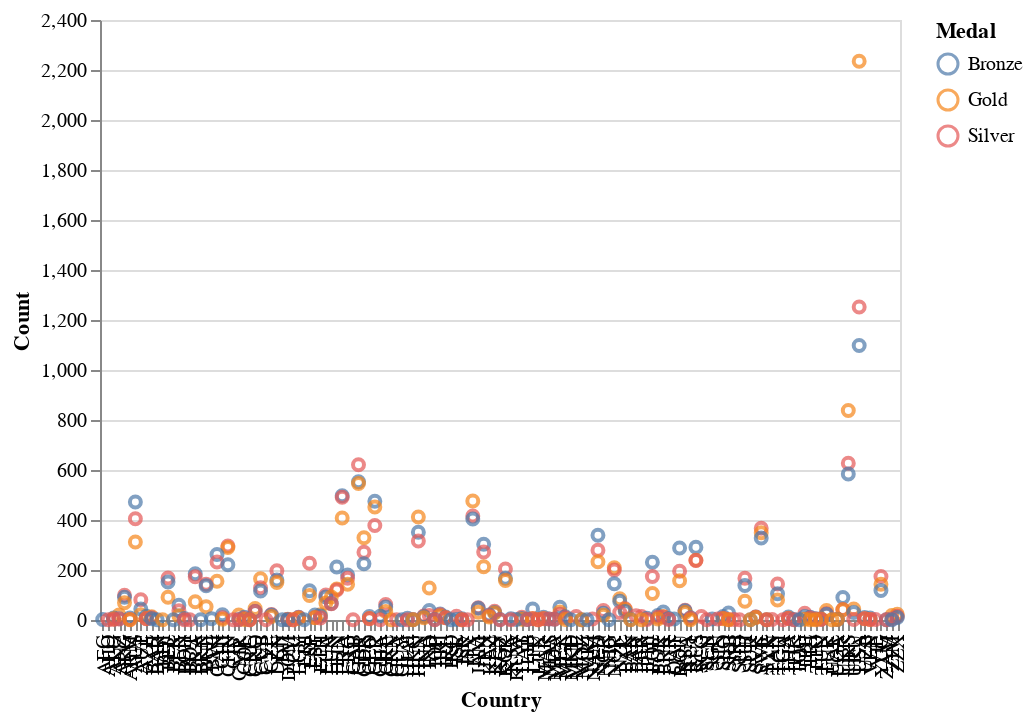

Notebook code for this chart:
### Code cell
alt.Chart(medals).mark_point().encode(
    x = 'Country',
    y = 'Count',
    color = 'Medal',
    order = alt.Order('Count', sort='descending')
)

### Figure 1 — Vega-Lite specification as saved in the notebook (floating-point values rounded to 4 significant figures; data arrays with more than 128 entries replaced by an {"elided": "..."} marker saying what was removed)
{"$schema": "https://vega.github.io/schema/vega-lite/v3.4.0.json", "config": {"mark": {"tooltip": null}, "view": {"height": 300, "width": 400}}, "data": {"name": "data-a273ebff237aa8e61a878dd6cd5095f1"}, "datasets": {"data-a273ebff237aa8e61a878dd6cd5095f1": {"elided": "347 records"}}, "encoding": {"color": {"field": "Medal", "type": "nominal"}, "order": {"field": "Count", "sort": "descending", "type": "quantitative"}, "x": {"field": "Country", "type": "nominal"}, "y": {"field": "Count", "type": "quantitative"}}, "mark": "point"}
